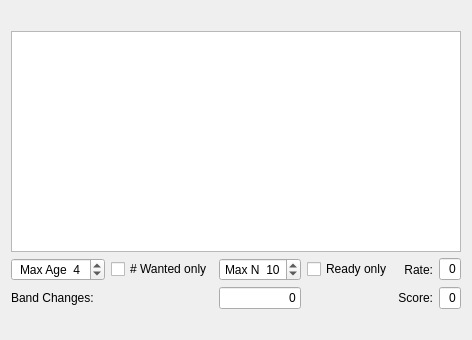
<?xml version="1.0" encoding="UTF-8"?>
<ui version="4.0">
 <class>ActiveStations</class>
 <widget class="QWidget" name="ActiveStations">
  <property name="geometry">
   <rect>
    <x>0</x>
    <y>0</y>
    <width>400</width>
    <height>340</height>
   </rect>
  </property>
  <property name="windowTitle">
   <string>Message Averaging</string>
  </property>
  <layout class="QVBoxLayout" name="verticalLayout">
   <item>
    <layout class="QGridLayout" name="gridLayout">
     <item row="2" column="0">
      <layout class="QGridLayout" name="gridLayout_2" columnstretch="1,0,1,0,0,1">
       <item row="1" column="0">
        <widget class="QLabel" name="label_3">
         <property name="text">
          <string>Band Changes:</string>
         </property>
         <property name="alignment">
          <set>Qt::AlignLeading|Qt::AlignLeft|Qt::AlignVCenter</set>
         </property>
        </widget>
       </item>
       <item row="1" column="5">
        <widget class="QLineEdit" name="score">
         <property name="toolTip">
          <string>&lt;html&gt;&lt;head/&gt;&lt;body&gt;&lt;p&gt;Total score accumulated since most recent reset of Cabrillo log.&lt;/p&gt;&lt;/body&gt;&lt;/html&gt;</string>
         </property>
         <property name="text">
          <string>0</string>
         </property>
         <property name="alignment">
          <set>Qt::AlignRight|Qt::AlignTrailing|Qt::AlignVCenter</set>
         </property>
         <property name="readOnly">
          <bool>true</bool>
         </property>
        </widget>
       </item>
       <item row="0" column="5">
        <widget class="QLineEdit" name="rate">
         <property name="maximumSize">
          <size>
           <width>16777215</width>
           <height>16777215</height>
          </size>
         </property>
         <property name="toolTip">
          <string>&lt;html&gt;&lt;head/&gt;&lt;body&gt;&lt;p&gt;Points logged during the past hour.&lt;/p&gt;&lt;/body&gt;&lt;/html&gt;</string>
         </property>
         <property name="text">
          <string>0</string>
         </property>
         <property name="alignment">
          <set>Qt::AlignRight|Qt::AlignTrailing|Qt::AlignVCenter</set>
         </property>
         <property name="readOnly">
          <bool>true</bool>
         </property>
        </widget>
       </item>
       <item row="0" column="3">
        <widget class="QCheckBox" name="cbReadyOnly">
         <property name="toolTip">
          <string>&lt;html&gt;&lt;head/&gt;&lt;body&gt;&lt;p&gt;Check this box to show only stations ready to be called.&lt;/p&gt;&lt;/body&gt;&lt;/html&gt;</string>
         </property>
         <property name="text">
          <string>Ready only</string>
         </property>
        </widget>
       </item>
       <item row="0" column="1">
        <widget class="QCheckBox" name="cbWantedOnly">
         <property name="visible">
          <bool>false</bool>
         </property>
         <property name="text">
          <string># Wanted only</string>
         </property>
        </widget>
       </item>
       <item row="1" column="4">
        <widget class="QLabel" name="label_2">
         <property name="text">
          <string>Score:</string>
         </property>
         <property name="alignment">
          <set>Qt::AlignRight|Qt::AlignTrailing|Qt::AlignVCenter</set>
         </property>
        </widget>
       </item>
       <item row="0" column="4">
        <widget class="QLabel" name="label">
         <property name="text">
          <string>Rate:</string>
         </property>
         <property name="alignment">
          <set>Qt::AlignRight|Qt::AlignTrailing|Qt::AlignVCenter</set>
         </property>
        </widget>
       </item>
       <item row="0" column="0">
        <widget class="QSpinBox" name="sbMaxAge">
         <property name="sizePolicy">
          <sizepolicy hsizetype="Expanding" vsizetype="Fixed">
           <horstretch>0</horstretch>
           <verstretch>0</verstretch>
          </sizepolicy>
         </property>
         <property name="minimumSize">
          <size>
           <width>0</width>
           <height>0</height>
          </size>
         </property>
         <property name="maximumSize">
          <size>
           <width>16777215</width>
           <height>16777215</height>
          </size>
         </property>
         <property name="toolTip">
          <string>&lt;html&gt;&lt;head/&gt;&lt;body&gt;&lt;p&gt;Set maximum elapsed number of T/R sequences.&lt;/p&gt;&lt;/body&gt;&lt;/html&gt;</string>
         </property>
         <property name="alignment">
          <set>Qt::AlignCenter</set>
         </property>
         <property name="prefix">
          <string>Max Age  </string>
         </property>
         <property name="minimum">
          <number>0</number>
         </property>
         <property name="maximum">
          <number>60</number>
         </property>
         <property name="value">
          <number>4</number>
         </property>
        </widget>
       </item>
       <item row="0" column="2">
        <widget class="QSpinBox" name="sbMaxRecent">
         <property name="sizePolicy">
          <sizepolicy hsizetype="Expanding" vsizetype="Fixed">
           <horstretch>0</horstretch>
           <verstretch>0</verstretch>
          </sizepolicy>
         </property>
         <property name="minimumSize">
          <size>
           <width>0</width>
           <height>0</height>
          </size>
         </property>
         <property name="toolTip">
          <string>&lt;html&gt;&lt;head/&gt;&lt;body&gt;&lt;p&gt;Set maximum number of displayed lines.&lt;/p&gt;&lt;/body&gt;&lt;/html&gt;</string>
         </property>
         <property name="alignment">
          <set>Qt::AlignCenter</set>
         </property>
         <property name="prefix">
          <string>Max N  </string>
         </property>
         <property name="maximum">
          <number>50</number>
         </property>
         <property name="value">
          <number>10</number>
         </property>
        </widget>
       </item>
       <item row="1" column="2">
        <widget class="QLineEdit" name="bandChanges">
         <property name="toolTip">
          <string>&lt;html&gt;&lt;head/&gt;&lt;body&gt;&lt;p&gt;Number of band changes during the past hour.&lt;/p&gt;&lt;/body&gt;&lt;/html&gt;</string>
         </property>
         <property name="text">
          <string>0</string>
         </property>
         <property name="alignment">
          <set>Qt::AlignRight|Qt::AlignTrailing|Qt::AlignVCenter</set>
         </property>
         <property name="readOnly">
          <bool>true</bool>
         </property>
        </widget>
       </item>
      </layout>
     </item>
     <item row="1" column="0">
      <widget class="QPlainTextEdit" name="RecentStationsPlainTextEdit">
       <property name="sizePolicy">
        <sizepolicy hsizetype="Expanding" vsizetype="Expanding">
         <horstretch>0</horstretch>
         <verstretch>1</verstretch>
        </sizepolicy>
       </property>
       <property name="toolTip">
        <string>&lt;html&gt;&lt;head/&gt;&lt;body&gt;&lt;p&gt;Click on a line to call that station. &lt;/p&gt;&lt;p&gt;When using WS-MAP, single click to transfer QSO data and sked frequency to WS, and double click to call that station.&lt;/p&gt;&lt;/body&gt;&lt;/html&gt;</string>
       </property>
      </widget>
     </item>
     <item row="0" column="0">
      <widget class="QLabel" name="header_label2">
       <property name="text">
        <string/>
       </property>
      </widget>
     </item>
     <item row="3" column="0">
      <widget class="QLabel" name="labLiveCQ">
       <property name="toolTip">
        <string>&lt;html&gt;&lt;head/&gt;&lt;body&gt;&lt;p&gt;LiveCQ reporting-site connectivity, verified by the 30-second status poll.&lt;/p&gt;&lt;/body&gt;&lt;/html&gt;</string>
       </property>
       <property name="text">
        <string/>
       </property>
       <property name="visible">
        <bool>false</bool>
       </property>
      </widget>
     </item>
    </layout>
   </item>
  </layout>
 </widget>
 <resources/>
 <connections/>
</ui>
